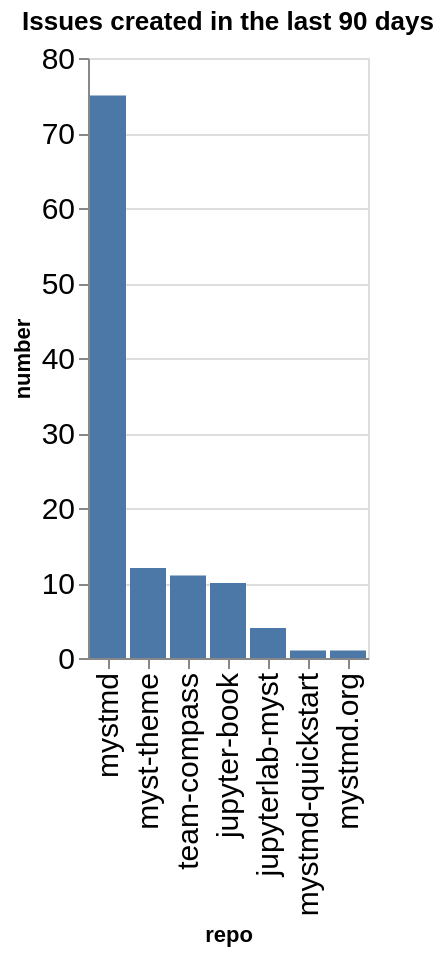

Notebook code for this chart:
### Code cell
created_counts = created.groupby(['org', 'repo']).count()['number'].reset_index()
created_counts['org/repo'] = created_counts.apply(lambda a: a['org'] + '/' + a['repo'], axis=1)
sorted_vals = created_counts.sort_values(['org', 'number'], ascending=False)['repo'].values
alt.Chart(data=created_counts, title=f"Issues created in the last {n_days} days").mark_bar().encode(
    x=alt.X('repo', sort=alt.Sort(sorted_vals.tolist())),
    y='number',
)

### Figure 1 — Vega-Lite specification as saved in the notebook (floating-point values rounded to 4 significant figures)
{"config": {"axisLeft": {"labelFontSize": 15}, "axisBottom": {"labelFontSize": 15}}, "data": {"name": "data-7d4a2e8c926ebe9c32770dec8c5db4f6"}, "mark": {"type": "bar"}, "encoding": {"x": {"field": "repo", "sort": ["mystmd", "myst-theme", "team-compass", "jupyter-book", "jupyterlab-myst", "mystmd-quickstart", "mystmd.org"], "type": "nominal"}, "y": {"field": "number", "type": "quantitative"}}, "title": "Issues created in the last 90 days", "$schema": "https://vega.github.io/schema/vega-lite/v5.20.1.json", "datasets": {"data-7d4a2e8c926ebe9c32770dec8c5db4f6": [{"org": "jupyter-book", "repo": "jupyter-book", "number": 10, "org/repo": "jupyter-book/jupyter-book"}, {"org": "jupyter-book", "repo": "jupyterlab-myst", "number": 4, "org/repo": "jupyter-book/jupyterlab-myst"}, {"org": "jupyter-book", "repo": "myst-theme", "number": 12, "org/repo": "jupyter-book/myst-theme"}, {"org": "jupyter-book", "repo": "mystmd", "number": 75, "org/repo": "jupyter-book/mystmd"}, {"org": "jupyter-book", "repo": "mystmd-quickstart", "number": 1, "org/repo": "jupyter-book/mystmd-quickstart"}, {"org": "jupyter-book", "repo": "mystmd.org", "number": 1, "org/repo": "jupyter-book/mystmd.org"}, {"org": "jupyter-book", "repo": "team-compass", "number": 11, "org/repo": "jupyter-book/team-compass"}]}}
